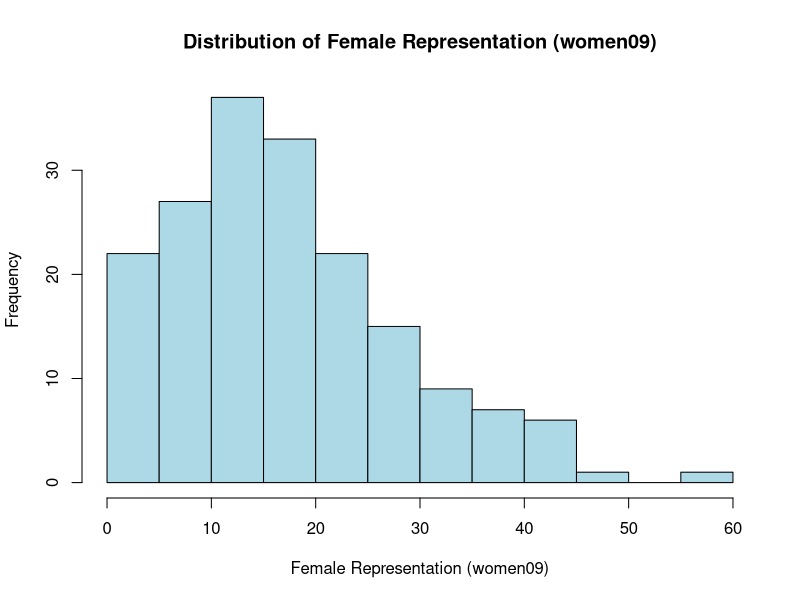
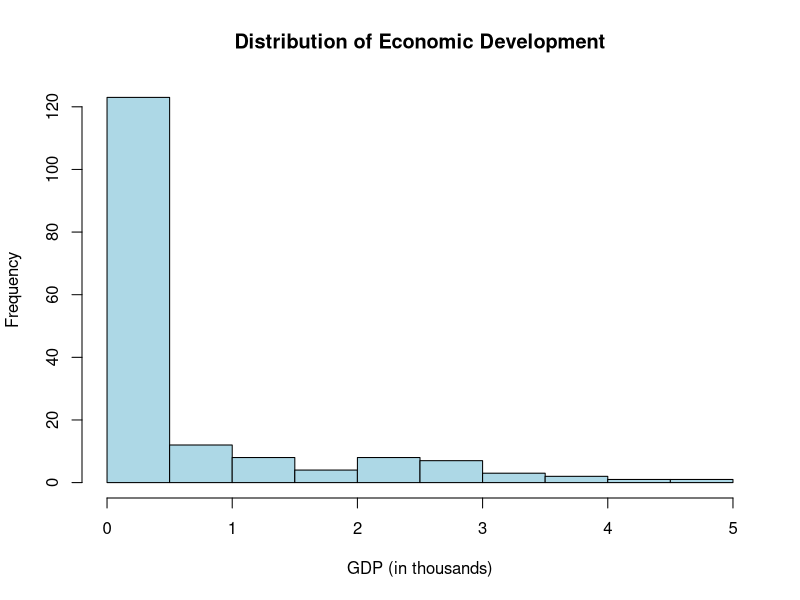
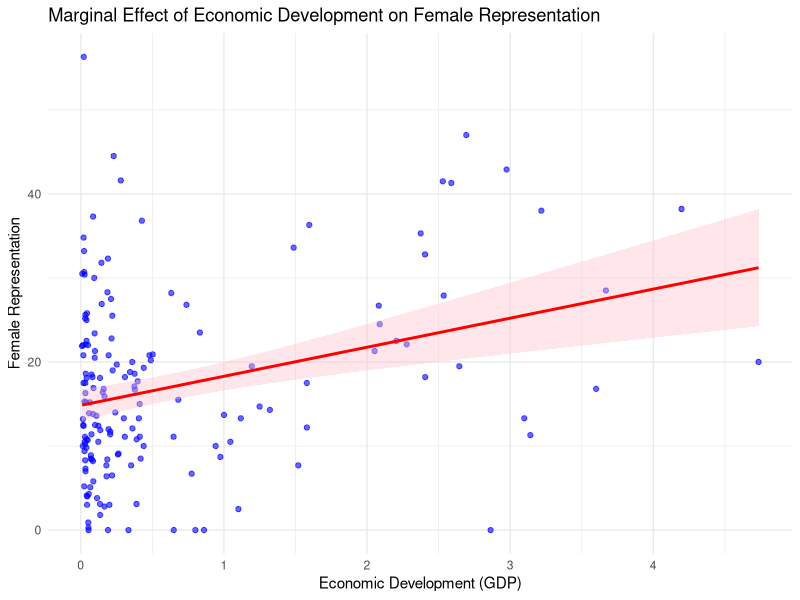
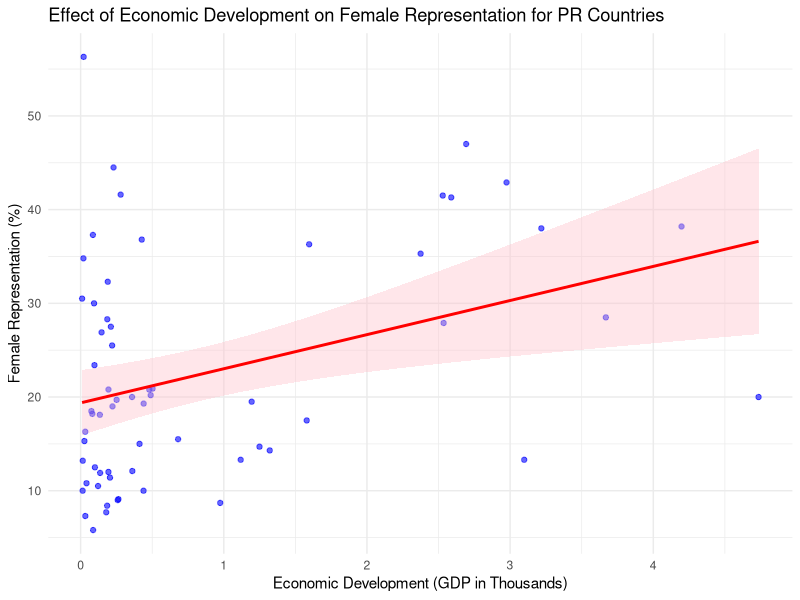
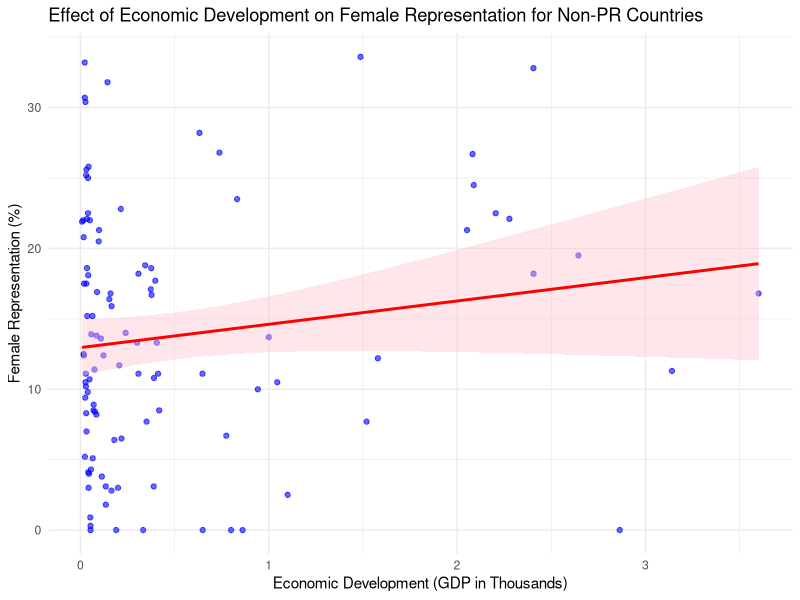

Generate these figures, in order, with R:
## ---- chunk 1
# load necessary packages 
library(tidyverse)
# specify path to world data 
getwd()
setwd("/Users/jackjeffrey/Documents/Poli502_Jeffrey/Data")
# assign world data an object
world <- read.csv("world.csv")
# view summary statistics for women and gdp variables 
summary(world$women09)
length(world$women09)
# mean of 17.18 with 11 NA's
# 191 countries
summary(world$gdp10_thou)
# length 0 class and mode both null
## ---- chunk 2
# Histogram for (women09) variable
hist(world$women09, main="Distribution of Female Representation (women09)",
     xlab="Female Representation (women09)", col="lightblue", border="black", 
     breaks=15)
# female representation is the highest from 10-20 and starts to get progressively lower. 
# Remove rows with missing data in either 'gdp_10_thou' or 'women09'
world_clean <- world[!is.na(world$gdp_10_thou) & !is.na(world$women09), ]
# view summary of gdp_10_thou cleaned
summary(world_clean$gdp_10_thou)
# mean of 0.6258 with min of 0.0090 and max of 4.7354
# Histogram of economic developement variable
hist(world_clean$gdp_10_thou, main = "Distribution of Economic Development", 
     xlab = "GDP (in thousands)", col = "lightblue", border = "black")
# gdp recorded in thousands, highest peak in the 0-1 range with a frequency/countries over 120, significantly drops off after that. 
## ---- chunk 3
length(world_clean$women09)
# With NA's removed its down to 169 countries
length(world_clean$gdp_10_thou)
# With NA's removed length is no longer null and there are 169 countries
## ---- chunk 4
# Calculate correlation coeficcient 
cor_coefficient <- cor(world_clean$women09, world_clean$gdp_10_thou)
cor_coefficient
# The correlation coeficcient is 0.305, positive moderate linear 
# relationship, as economic developement increases female representation 
# slighly increases
# Test for statistical significance 
cor_test <- cor.test(world_clean$women09, world_clean$gdp_10_thou)
cor_test
# p-value of 5.501e-05 is much smaller 0.05 so we can reject the null, the # relationship is statistically significant at both the 95% and 99% 
# confidence interval
# 95 confidence interval of 0.161, 0.436
# T score of 4.14 indicating a significant relationship
# degrees of freedom equal to 167
## ---- chunk 5
# Null Hypothesis (H0): (gdp_10_thou) has no effect on (women09).The slope # of the regression line is zero.

# Alternative Hypothesis (H1):(gdp_10_thou) has a significant effect on

# (women09).The slope of the regression line (beta_1) is not zero.
## ---- chunk 6
# Run the linear regression model
model <- lm(women09 ~ gdp_10_thou, data = world_clean)
# View regression output
summary(model)
# Estimated regression equation
# (a) women09 = 14.8430 + 3.4574*gdp_10_thou
# Sign for the coefficient of X
# (b) X coefficient equals 3.4574 and is positive 
# Size of coefficient X 
# (c) Size is 3.4574, for every unit increase of X, Y increases by 3.4574
# Significance and condidence level | if increased by 10,000 dollars 
# women09 would increase by 3.4574% and if increased by 1,000 dollars 
# women09 would increase by 0.34574%. 
# (d) P-value of 5.501e-05 is much smaller than 0.05 and is statistically # significant at the 99% confidence level, strong evidence to rject null 
# hypothesis. 
## ---- chunk 7
# graph regression results 
ggplot(data = world_clean, aes(x = gdp_10_thou, y = women09)) +
  geom_point(color = "blue", alpha = 0.6) +  
  geom_smooth(method = "lm", color = "red", fill = "pink", se = TRUE) +  
  labs(
    title = "Marginal Effect of Economic Development on Female Representation",
    x = "Economic Development (GDP)",
    y = "Female Representation"
  ) +
  theme_minimal()
## ---- chunk 8
# The scatter plot points show the actual data, while the red regression line indicates the predicted relationship. The positive relationship indicates that as GDP increases female representation increases. 
## ---- chunk 9
# vew regression statistics 
summary(model) 
# Based on the R sqaured resukt of 0.09308, only a 9.31% of women09 is 
# explained by gdp_10_thou, this is too small of a value to confident that # women09 is caused by gdp_10_thou. 
# There is a residual standard error of 10.38% which is quite large
# considering women09 is in percentages and is probably too large to feel
# good about the model. 
## ---- chunk 10
# obtain predicted values for women09 
world_clean$predicted_women09 <- predict(model)
# find the predicted and actual values for women09 in Rwanda 
rwanda_predicted <- world_clean$predicted_women09[world_clean$country == "Rwanda"]
rwanda_actual <- world_clean$women09[world_clean$country == "Rwanda"]
# Calculate difference between actual and predicted values 
residual_rwanda <- rwanda_actual - rwanda_predicted
# evaluate values
cat("Predicted value for Rwanda:", rwanda_predicted, "\n")
cat("Actual value for Rwanda:", rwanda_actual, "\n")
cat("Difference (residual) for Rwanda:", residual_rwanda, "\n")
# interpretation - the models predcited value verses the actual value is 
# noticeably different. The residual is 41.38 which indicates the model is
# not well suited to fit Rwanda. 
## ---- chunk 11
# Create a smaller subset for PR and non PR countries 
pr_countries <- world_clean[world_clean$pr_sys == "Yes", ]
non_pr_countries <- world_clean[world_clean$pr_sys == "No", ]
# View observations for each object
cat("Number of PR countries:", nrow(pr_countries), "\n")
cat("Number of Non-PR countries:", nrow(non_pr_countries), "\n")
# 63 PR countries 
# 106 Non-PR countries

# Regression for PR countries 
pr_model <- lm(women09 ~ gdp_10_thou, data = pr_countries)
cat("Regression results for PR countries:\n")
summary(pr_model)
# Regression for Non-PR Countries
non_pr_model <- lm(women09 ~ gdp_10_thou, data = non_pr_countries)
cat("Regression results for Non-PR countries:\n")
summary(non_pr_model)
## ---- chunk 12
# Extract regression coeficcients from PR model
intercept <- coef(pr_model)[1]
slope <- coef(pr_model)[2]
# Print regression equation
cat("Estimated regression equation for PR countries: women09 =", round(intercept, 2), "+", round(slope, 2), "* gdp_10_thou\n")
# Estimated regression equation for PR countries: women09 = 19.38 + 3.64 *
# gdp_10_thou
# Interpretation 
cat("For PR countries, every additional unit increase in GDP (in thousands) is associated with an increase of", 
    round(slope, 2), "% in female representation.\n")
# For PR countries, every additional unit increase in GDP (in thousands) is associated with an increase of 3.64 % in female representation.

# Graph scatterplot for PR countries 
ggplot(pr_countries, aes(x = gdp_10_thou, y = women09)) +
  geom_point(color = "blue", alpha = 0.6) +  # Add scatterplot points
  geom_smooth(method = "lm", color = "red", fill = "pink", se = TRUE) +  # Add regression line with confidence interval
  labs(
    title = "Effect of Economic Development on Female Representation for PR Countries",
    x = "Economic Development (GDP in Thousands)",
    y = "Female Representation (%)"
  ) +
  theme_minimal()
## ---- chunk 13
# This is a weak positive relationship. The wide confidence intervals
# suggest more variability in the data. There relationship between the two
# variables is weaker in Non-PR compared to PR countries. 
## ---- chunk 14
# Extract regression coefficients for Non-Pr countries
intercept_nonpr <- coef(non_pr_model)[1]
slope_nonpr <- coef(non_pr_model)[2]
# Print regression equation
cat("Estimated regression equation for non-PR countries: women09 =", round(intercept_nonpr, 2), "+", round(slope_nonpr, 2), "* gdp_10_thou\n")
# Estimated regression equation for non-PR countries: women09 = 12.96 +
# 1.66 * gdp_10_thou
# Interpretation
cat("For non-PR countries, every additional unit increase in GDP (in thousands) is associated with an increase of", 
    round(slope_nonpr, 2), "% in female representation.\n")
# For non-PR countries, every additional unit increase in GDP (in
# thousands) is associated with an increase of 1.66 % in female
# representation.

# Graph scatterplot for Non-Pr countries
ggplot(non_pr_countries, aes(x = gdp_10_thou, y = women09)) +
  geom_point(color = "blue", alpha = 0.6) +  # Scatterplot points
  geom_smooth(method = "lm", color = "red", fill = "pink", se = TRUE) +  # Regression line with confidence interval
  labs(
    title = "Effect of Economic Development on Female Representation for Non-PR Countries",
    x = "Economic Development (GDP in Thousands)",
    y = "Female Representation (%)"
  ) +
  theme_minimal()
## ---- chunk 15
# Find predicted values for PR countries
pr_countries$predicted_women09 <- predict(pr_model, newdata = pr_countries)
# Find predicted and actual values for Rwanda
rwanda_predicted <- pr_countries$predicted_women09[pr_countries$country == "Rwanda"]
rwanda_actual <- pr_countries$women09[pr_countries$country == "Rwanda"]
# Print predicted and actual values
cat("Predicted Female Representation for Rwanda:", round(rwanda_predicted, 2), "%\n")
cat("Actual Female Representation for Rwanda:", round(rwanda_actual, 2), "%\n")
# Predicted Female Representation for Rwanda: 19.45 %
# Actual Female Representation for Rwanda: 56.3 %

# Calculate and print residual
residual_rwanda <- rwanda_actual - rwanda_predicted
cat("Difference (Residual) between predicted and actual value for Rwanda:", round(residual_rwanda, 2), "%\n")
# Difference (Residual) between predicted and actual value for Rwanda:
# 36.85 %
# The model underestimated the actual value by 36.85%. Based on the model # it cannot be conluded that economic development will lead to an increase # in femal representation in Rwanda. There are likely many other variables # influencing female representation in the country. 
